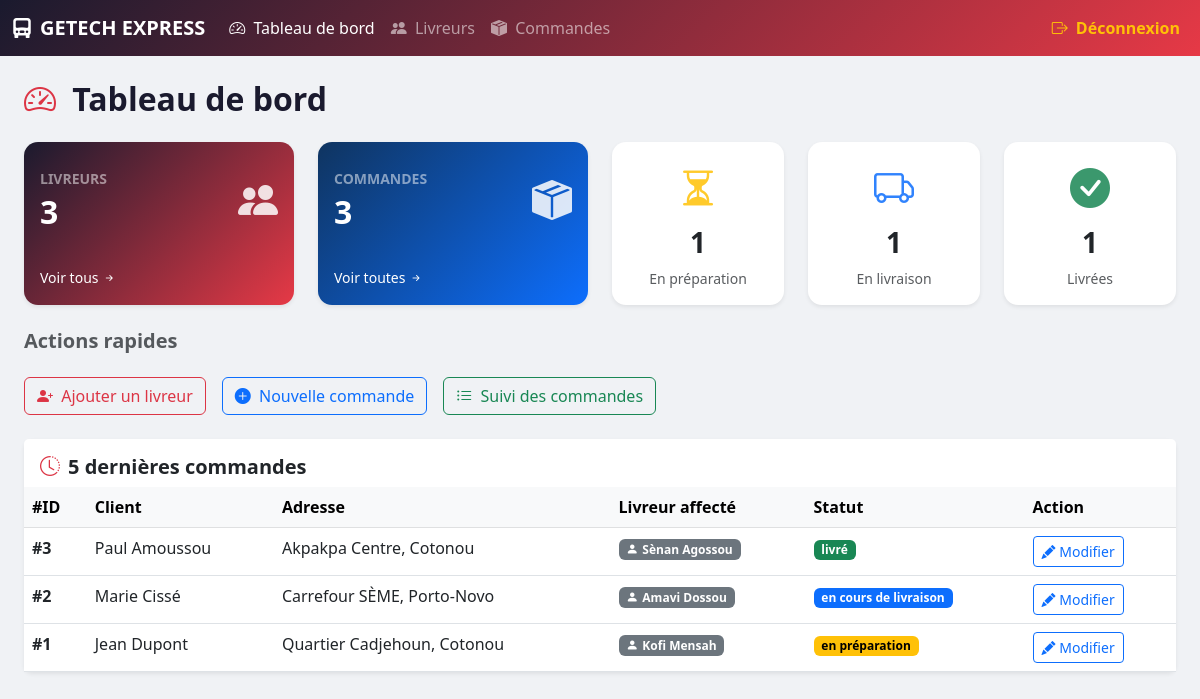
The app's page /dashboard.php (signed in) with its own data.
### tables this page shows
CREATE TABLE IF NOT EXISTS commande (
    id            INT         NOT NULL AUTO_INCREMENT,
    description   TEXT        NOT NULL,
    client        VARCHAR(150) NOT NULL,
    telclient     VARCHAR(20) NOT NULL,
    adresseclient VARCHAR(255) NOT NULL,
    statut        ENUM('en préparation', 'en cours de livraison', 'livré') NOT NULL DEFAULT 'en préparation',
    livreur_id    INT         DEFAULT NULL,
    PRIMARY KEY (id),
    CONSTRAINT fk_commande_livreur
        FOREIGN KEY (livreur_id) REFERENCES livreur(id)
        ON DELETE SET NULL
        ON UPDATE CASCADE
);

CREATE TABLE IF NOT EXISTS livreur (
    id          INT          NOT NULL AUTO_INCREMENT,
    nomcomplet  VARCHAR(150) NOT NULL,
    telephone   VARCHAR(20)  NOT NULL,
    PRIMARY KEY (id)
);

### dashboard.php (the view, shortened to what this page needs)
<?php
require_once 'config.php';
$stmt = $pdo->query('SELECT COUNT(*) AS total FROM livreur');
$nb_livreurs = $stmt->fetch()['total'];
$stmt = $pdo->query('SELECT COUNT(*) AS total FROM commande');
$nb_commandes = $stmt->fetch()['total'];
$stmt = $pdo->query("
    SELECT statut, COUNT(*) AS total
    FROM commande
    GROUP BY statut
");
$stats_statut = $stmt->fetchAll();
$par_statut = [
    'en préparation'       => 0,
    'en cours de livraison' => 0,
    'livré'                => 0,
];
foreach ($stats_statut as $row) {
    $par_statut[$row['statut']] = $row['total'];
}
$stmt = $pdo->query("
    SELECT c.id, c.client, c.statut, c.adresseclient,
           l.nomcomplet AS livreur
    FROM commande c
    LEFT JOIN livreur l ON c.livreur_id = l.id
    ORDER BY c.id DESC
    LIMIT 5
");
$dernieres_commandes = $stmt->fetchAll();
?>
<!DOCTYPE html>
<html lang="fr">
<head>
    <link href="https://cdn.jsdelivr.net/npm/bootstrap@5.3.0/dist/css/bootstrap.min.css" rel="stylesheet">
    <link href="https://cdn.jsdelivr.net/npm/bootstrap-icons@1.10.5/font/bootstrap-icons.css" rel="stylesheet">
</head>
<body>
<?php require_once 'header.php'; ?>
<div class="container-fluid py-4 px-4">
    <h2 class="page-title mb-4">
        <i class="bi bi-speedometer2 me-2 text-danger"></i> Tableau de bord
    </h2>
    <div class="row g-4 mb-4">
        <div class="col-12 col-sm-6 col-xl-3">
            <div class="card stat-card shadow-sm h-100" style="background: linear-gradient(135deg,#1a1a2e,#e63946); color:white;">
                <div class="card-body d-flex justify-content-between align-items-center">
                    <div>
                        <p class="mb-1 text-white-50 small text-uppercase fw-bold">Livreurs</p>
                        <h2 class="mb-0 fw-bold"><?= $nb_livreurs ?></h2>
                    </div>
                    <i class="bi bi-people-fill stat-icon"></i>
                </div>
                <div class="card-footer bg-transparent border-0 pb-3">
                    <a href="livreurs.php" class="text-white text-decoration-none small">
                        Voir tous <i class="bi bi-arrow-right-short"></i>
                    </a>
                </div>
            </div>
        </div>
        <div class="col-12 col-sm-6 col-xl-3">
            <div class="card stat-card shadow-sm h-100" style="background: linear-gradient(135deg,#0f3460,#0d6efd); color:white;">
                <div class="card-body d-flex justify-content-between align-items-center">
                    <div>
                        <p class="mb-1 text-white-50 small text-uppercase fw-bold">Commandes</p>
                        <h2 class="mb-0 fw-bold"><?= $nb_commandes ?></h2>
                    </div>
                    <i class="bi bi-box-seam-fill stat-icon"></i>
                </div>
                <div class="card-footer bg-transparent border-0 pb-3">
                    <a href="commandes.php" class="text-white text-decoration-none small">
                        Voir toutes <i class="bi bi-arrow-right-short"></i>
                    </a>
                </div>
            </div>
        </div>
        <div class="col-12 col-sm-6 col-xl-2">
            <div class="card stat-card shadow-sm h-100 border-warning">
                <div class="card-body text-center">
                    <i class="bi bi-hourglass-split text-warning stat-icon"></i>
                    <h3 class="fw-bold mt-2"><?= $par_statut['en préparation'] ?></h3>
                    <p class="text-muted small mb-0">En préparation</p>
                </div>
            </div>
        </div>
        <div class="col-12 col-sm-6 col-xl-2">
            <div class="card stat-card shadow-sm h-100 border-primary">
                <div class="card-body text-center">
                    <i class="bi bi-truck text-primary stat-icon"></i>
                    <h3 class="fw-bold mt-2"><?= $par_statut['en cours de livraison'] ?></h3>
                    <p class="text-muted small mb-0">En livraison</p>
                </div>
            </div>
        </div>
        <div class="col-12 col-sm-6 col-xl-2">
            <div class="card stat-card shadow-sm h-100 border-success">
                <div class="card-body text-center">
                    <i class="bi bi-check-circle-fill text-success stat-icon"></i>
                    <h3 class="fw-bold mt-2"><?= $par_statut['livré'] ?></h3>
                    <p class="text-muted small mb-0">Livrées</p>
                </div>
            </div>
        </div>
    </div>
    <div class="row g-3 mb-4">
        <div class="col-12">
            <h5 class="text-muted fw-semibold">Actions rapides</h5>
        </div>
        <div class="col-auto">
            <a href="ajouter_livreur.php" class="btn btn-outline-danger">
                <i class="bi bi-person-plus-fill me-1"></i> Ajouter un livreur
            </a>
        </div>
        <div class="col-auto">
            <a href="ajouter_commande.php" class="btn btn-outline-primary">
                <i class="bi bi-plus-circle-fill me-1"></i> Nouvelle commande
            </a>
        </div>
        <div class="col-auto">
            <a href="commandes.php" class="btn btn-outline-success">
                <i class="bi bi-list-ul me-1"></i> Suivi des commandes
            </a>
        </div>
    </div>
    <div class="card shadow-sm border-0 rounded-3">
        <div class="card-header bg-white border-0 pt-3">
            <h5 class="mb-0 fw-bold"><i class="bi bi-clock-history me-2 text-danger"></i>5 dernières commandes</h5>
        </div>
        <div class="card-body p-0">
            <div class="table-responsive">
                <table class="table table-hover mb-0">
                    <thead class="table-light">
                        <tr>
                            <th>#ID</th>
                            <th>Client</th>
                            <th>Adresse</th>
                            <th>Livreur affecté</th>
                            <th>Statut</th>
                            <th>Action</th>
                        </tr>
                    </thead>
                    <tbody>
                        <?php if (empty($dernieres_commandes)): ?>
                            <tr>
                                <td colspan="6" class="text-center text-muted py-4">
                                    <i class="bi bi-inbox fs-3 d-block mb-2"></i>
                                    Aucune commande enregistrée
                                </td>
                            </tr>
                        <?php else: ?>
                            <?php foreach ($dernieres_commandes as $cmd): ?>
                                <tr>
                                    <td class="fw-bold">#<?= $cmd['id'] ?></td>
                                    <td><?= htmlspecialchars($cmd['client']) ?></td>
                                    <td><?= htmlspecialchars($cmd['adresseclient']) ?></td>
                                    <td>
                                        <?php if ($cmd['livreur']): ?>
                                            <span class="badge bg-secondary">
                                                <i class="bi bi-person-fill me-1"></i><?= htmlspecialchars($cmd['livreur']) ?>
                                            </span>
                                        <?php else: ?>
                                            <span class="text-muted fst-italic">Non affecté</span>
                                        <?php endif; ?>
                                    </td>
                                    <td>
                                        <?php
                                        $badge = match($cmd['statut']) {
                                            'en préparation'        => 'badge-statut-prep',
                                            'en cours de livraison' => 'badge-statut-cours',
                                            'livré'                 => 'badge-statut-livre',
                                            default                 => 'bg-secondary',
                                        };
                                        ?>
                                        <span class="badge <?= $badge ?>">
                                            <?= htmlspecialchars($cmd['statut']) ?>
                                        </span>
                                    </td>
                                    <td>
                                        <a href="modifier_statut.php?id=<?= $cmd['id'] ?>"
                                           class="btn btn-sm btn-outline-primary">
                                            <i class="bi bi-pencil-fill"></i> Modifier
                                        </a>
                                    </td>
                                </tr>
                            <?php endforeach; ?>
                        <?php endif; ?>
                    </tbody>
                </table>
            </div>
        </div>
    </div>
</div>
</body>
</html>

### header.php (shortened to what this page needs)
<nav class="navbar navbar-expand-lg navbar-dark" style="background: linear-gradient(135deg, #1a1a2e, #e63946);">
    <div class="container-fluid">
        <a class="navbar-brand fw-bold" href="dashboard.php">
            <i class="bi bi-truck-front-fill me-2"></i>GETECH EXPRESS
        </a>
        <div class="collapse navbar-collapse" id="navMenu">
            <ul class="navbar-nav me-auto mb-2 mb-lg-0">
                <li class="nav-item">
                    <a class="nav-link <?= basename($_SERVER['PHP_SELF']) === 'dashboard.php' ? 'active' : '' ?>"
                       href="dashboard.php">
                        <i class="bi bi-speedometer2 me-1"></i> Tableau de bord
                    </a>
                </li>
                <li class="nav-item">
                    <a class="nav-link <?= in_array(basename($_SERVER['PHP_SELF']), ['livreurs.php', 'ajouter_livreur.php']) ? 'active' : '' ?>"
                       href="livreurs.php">
                        <i class="bi bi-people-fill me-1"></i> Livreurs
                    </a>
                </li>
                <li class="nav-item">
                    <a class="nav-link <?= in_array(basename($_SERVER['PHP_SELF']), ['commandes.php', 'ajouter_commande.php', 'modifier_statut.php']) ? 'active' : '' ?>"
                       href="commandes.php">
                        <i class="bi bi-box-seam-fill me-1"></i> Commandes
                    </a>
                </li>
            </ul>
            <ul class="navbar-nav">
                <li class="nav-item">
                    <a class="nav-link text-warning fw-semibold" href="logout.php">
                        <i class="bi bi-box-arrow-right me-1"></i> Déconnexion
                    </a>
                </li>
            </ul>
        </div>
    </div>
</nav>

### dashboard.php (style rules this page uses)
body { background-color: #f0f2f5; }
.stat-card { border: none; border-radius: 14px; transition: transform 0.2s; }
.stat-icon { font-size: 2.5rem; opacity: 0.85; }
.badge-statut-prep { background-color: #ffc107; color: #000; }
.badge-statut-cours { background-color: #0d6efd; color: #fff; }
.badge-statut-livre { background-color: #198754; color: #fff; }
.page-title { font-weight: 700; color: #1a1a2e; }

### records on screen
commande: id "3", client "Paul Amoussou", adresseclient "Akpakpa Centre, Cotonou", livreur.nomcomplet "Sènan Agossou", statut "livré"
commande: id "2", client "Marie Cissé", adresseclient "Carrefour SÈME, Porto-Novo", livreur.nomcomplet "Amavi Dossou", statut "en cours de livraison"
commande: id "1", client "Jean Dupont", adresseclient "Quartier Cadjehoun, Cotonou", livreur.nomcomplet "Kofi Mensah", statut "en préparation"

### other values on screen
$nb_livreurs "3"
$nb_commandes "3"
$par_statut['en préparation'] "1"
$par_statut['en cours de livraison'] "1"
$par_statut['livré'] "1"
